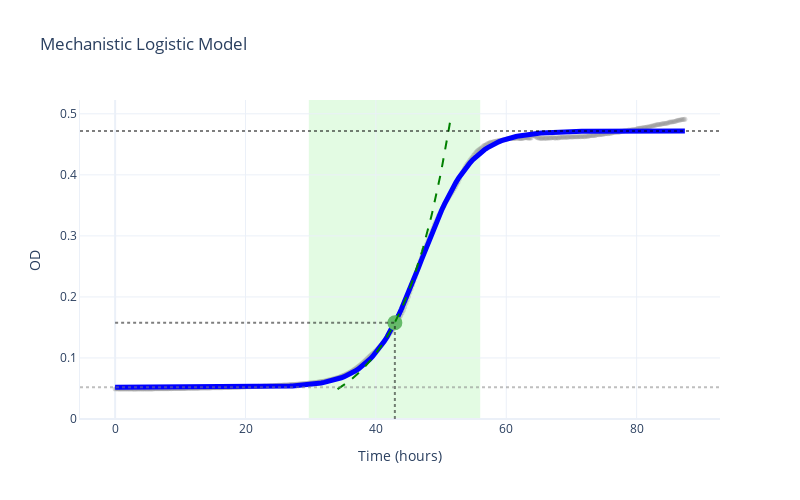
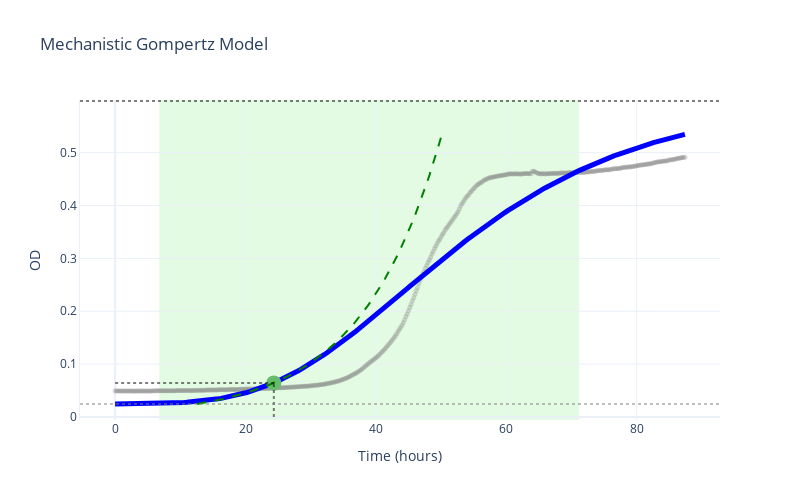
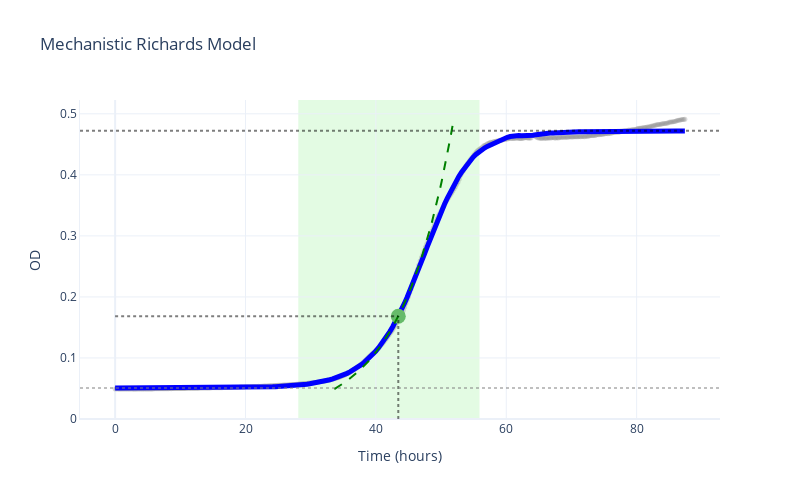
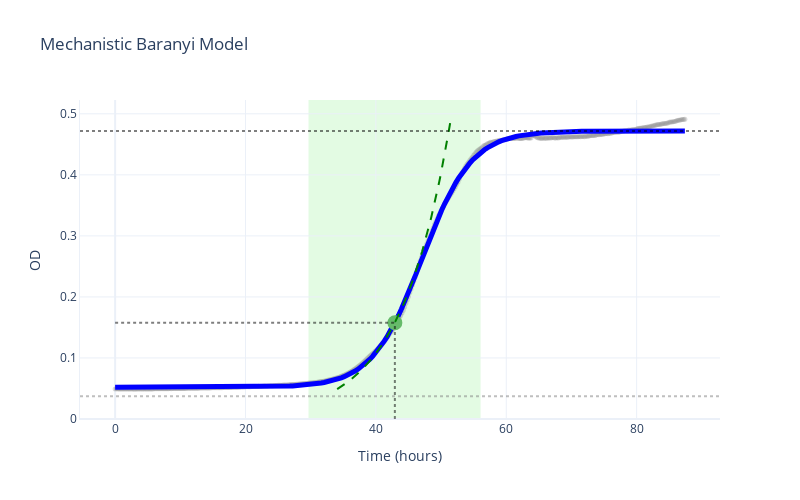

Write notebook code for charts like these, in order.
### Markdown cell above
# Visualize the fitted mechanistic models over the data

Each mechanistic model is plotted individually with:
- Raw data points (gray markers)
- Fitted model curve (blue line)
- Exponential phase shading (light green)
- Growth statistics annotations (N0 line, max OD line, μmax point, tangent line)

### Code cell
# Create individual plots for each mechanistic model

for model_name, fit in mechanistic_fits.items():
    stats = mechanistic_stats[model_name]

    # Create base plot with data
    fig = gc.plot.create_base_plot(time, data, scale="linear")

    # Annotate with fit and growth statistics
    fig = gc.plot.annotate_plot(
        fig,
        scale="linear",
        phase_boundaries=(stats["exp_phase_start"], stats["exp_phase_end"]),
        time_umax=stats["time_at_umax"],
        od_umax=stats["od_at_umax"],
        od_max=stats["max_od"],
        N0=stats["N0"],
        umax=stats["mu_max"],
        umax_point=(stats["time_at_umax"], stats["od_at_umax"]),
        fitted_model=fit,
        draw_umax_tangent=True,
    )

    # Add title and display
    model_titles = {
        "mech_logistic": "Mechanistic Logistic Model",
        "mech_gompertz": "Mechanistic Gompertz Model",
        "mech_richards": "Mechanistic Richards Model",
        "mech_baranyi": "Mechanistic Baranyi Model",
    }
    fig.update_layout(
        title=model_titles.get(model_name, model_name),
        height=500,
        width=800,
        template="plotly_white",
    )
    fig.show()

### Figure 1 — Plotly figure (JSON) as saved in the notebook; plotly's stock layout.template omitted (floating-point values rounded to 4 significant figures; data arrays with more than 128 entries replaced by an {"elided": "..."} marker saying what was removed)
{"data": [{"marker": {"color": "gray", "opacity": 0.3, "size": 5}, "mode": "markers", "name": "Data", "showlegend": false, "type": "scatter", "x": {"elided": "438 float values"}, "y": {"elided": "438 float values"}}, {"line": {"color": "blue", "width": 5}, "mode": "lines", "name": "Mechanistic Logistic fit", "showlegend": false, "type": "scatter", "x": {"elided": "200 float values"}, "y": {"elided": "200 float values"}}, {"marker": {"color": "#66BB6A", "size": 15, "symbol": "circle"}, "mode": "markers", "showlegend": false, "type": "scatter", "x": [42.91], "y": [0.1577]}, {"hovertemplate": "Tangent line at μmax<extra></extra>", "line": {"color": "green", "dash": "dash", "width": 2}, "mode": "lines", "name": "umax tangent", "showlegend": false, "type": "scatter", "x": [34.12, 34.29, 34.47, 34.64, 34.82, 34.99, 35.17, 35.34, 35.52, 35.69, 35.87, 36.04, 36.22, 36.39, 36.57, 36.74, 36.92, 37.09, 37.27, 37.44, 37.62, 37.79, 37.97, 38.14, 38.32, 38.49, 38.67, 38.84, 39.02, 39.19, 39.37, 39.54, 39.72, 39.89, 40.07, 40.24, 40.42, 40.59, 40.77, 40.94, 41.12, 41.29, 41.47, 41.64, 41.82, 41.99, 42.17, 42.34, 42.52, 42.69, 42.87, 43.04, 43.22, 43.4, 43.57, 43.75, 43.92, 44.1, 44.27, 44.45, 44.62, 44.8, 44.97, 45.15, 45.32, 45.5, 45.67, 45.85, 46.02, 46.2, 46.37, 46.55, 46.72, 46.9, 47.07, 47.25, 47.42, 47.6, 47.77, 47.95, 48.12, 48.3, 48.47, 48.65, 48.82, 49.0, 49.17, 49.35, 49.52, 49.7, 49.87, 50.05, 50.22, 50.4, 50.57, 50.75, 50.92, 51.1, 51.27, 51.45], "y": [0.0489, 0.05005, 0.05123, 0.05244, 0.05368, 0.05494, 0.05624, 0.05757, 0.05892, 0.06031, 0.06173, 0.06319, 0.06468, 0.0662, 0.06777, 0.06936, 0.071, 0.07267, 0.07439, 0.07614, 0.07794, 0.07977, 0.08166, 0.08358, 0.08555, 0.08757, 0.08963, 0.09175, 0.09391, 0.09612, 0.09839, 0.1007, 0.1031, 0.1055, 0.108, 0.1106, 0.1132, 0.1158, 0.1186, 0.1214, 0.1242, 0.1271, 0.1301, 0.1332, 0.1364, 0.1396, 0.1429, 0.1462, 0.1497, 0.1532, 0.1568, 0.1605, 0.1643, 0.1682, 0.1721, 0.1762, 0.1804, 0.1846, 0.189, 0.1934, 0.198, 0.2026, 0.2074, 0.2123, 0.2173, 0.2224, 0.2277, 0.2331, 0.2385, 0.2442, 0.2499, 0.2558, 0.2619, 0.268, 0.2744, 0.2808, 0.2874, 0.2942, 0.3012, 0.3083, 0.3155, 0.323, 0.3306, 0.3384, 0.3464, 0.3545, 0.3629, 0.3714, 0.3802, 0.3892, 0.3983, 0.4077, 0.4173, 0.4272, 0.4373, 0.4476, 0.4581, 0.4689, 0.48, 0.4913]}], "layout": {"height": 500, "hovermode": "closest", "shapes": [{"fillcolor": "lightgreen", "layer": "below", "line": {"width": 0}, "opacity": 0.25, "type": "rect", "x0": 29.71, "x1": 56.01, "xref": "x", "y0": 0, "y1": 1, "yref": "y domain"}, {"line": {"color": "black", "dash": "dot", "width": 2}, "opacity": 0.5, "type": "line", "x0": 42.91, "x1": 42.91, "y0": 0, "y1": 0.1577}, {"line": {"color": "black", "dash": "dot", "width": 2}, "opacity": 0.5, "type": "line", "x0": 0, "x1": 42.91, "y0": 0.1577, "y1": 0.1577}, {"line": {"color": "black", "dash": "dot", "width": 2}, "opacity": 0.5, "type": "line", "x0": 0, "x1": 1, "xref": "x domain", "y0": 0.4719, "y1": 0.4719, "yref": "y"}, {"line": {"color": "gray", "dash": "dot", "width": 2}, "opacity": 0.5, "type": "line", "x0": 0, "x1": 1, "xref": "x domain", "y0": 0.05197, "y1": 0.05197, "yref": "y"}], "showlegend": false, "title": {"text": "Mechanistic Logistic Model"}, "width": 800, "xaxis": {"range": [0, null], "title": {"text": "Time (hours)"}}, "yaxis": {"range": [0, null], "showline": true, "title": {"text": "OD"}, "visible": true}}}

### Figure 2 — Plotly figure (JSON) as saved in the notebook; plotly's stock layout.template omitted (floating-point values rounded to 4 significant figures; data arrays with more than 128 entries replaced by an {"elided": "..."} marker saying what was removed)
{"data": [{"marker": {"color": "gray", "opacity": 0.3, "size": 5}, "mode": "markers", "name": "Data", "showlegend": false, "type": "scatter", "x": {"elided": "438 float values"}, "y": {"elided": "438 float values"}}, {"line": {"color": "blue", "width": 5}, "mode": "lines", "name": "Mechanistic Gompertz fit", "showlegend": false, "type": "scatter", "x": {"elided": "200 float values"}, "y": {"elided": "200 float values"}}, {"marker": {"color": "#66BB6A", "size": 15, "symbol": "circle"}, "mode": "markers", "showlegend": false, "type": "scatter", "x": [24.35], "y": [0.0645]}, {"hovertemplate": "Tangent line at μmax<extra></extra>", "line": {"color": "green", "dash": "dash", "width": 2}, "mode": "lines", "name": "umax tangent", "showlegend": false, "type": "scatter", "x": [12.57, 12.95, 13.33, 13.71, 14.09, 14.47, 14.85, 15.23, 15.61, 15.99, 16.37, 16.75, 17.12, 17.5, 17.88, 18.26, 18.64, 19.02, 19.4, 19.78, 20.16, 20.54, 20.92, 21.3, 21.68, 22.06, 22.43, 22.81, 23.19, 23.57, 23.95, 24.33, 24.71, 25.09, 25.47, 25.85, 26.23, 26.61, 26.99, 27.36, 27.74, 28.12, 28.5, 28.88, 29.26, 29.64, 30.02, 30.4, 30.78, 31.16, 31.54, 31.92, 32.29, 32.67, 33.05, 33.43, 33.81, 34.19, 34.57, 34.95, 35.33, 35.71, 36.09, 36.47, 36.85, 37.22, 37.6, 37.98, 38.36, 38.74, 39.12, 39.5, 39.88, 40.26, 40.64, 41.02, 41.4, 41.78, 42.16, 42.53, 42.91, 43.29, 43.67, 44.05, 44.43, 44.81, 45.19, 45.57, 45.95, 46.33, 46.71, 47.09, 47.46, 47.84, 48.22, 48.6, 48.98, 49.36, 49.74, 50.12], "y": [0.02455, 0.02533, 0.02613, 0.02695, 0.0278, 0.02868, 0.02959, 0.03052, 0.03149, 0.03249, 0.03351, 0.03457, 0.03566, 0.03679, 0.03795, 0.03915, 0.04039, 0.04167, 0.04299, 0.04434, 0.04575, 0.04719, 0.04868, 0.05022, 0.05181, 0.05345, 0.05514, 0.05688, 0.05868, 0.06053, 0.06244, 0.06442, 0.06645, 0.06856, 0.07072, 0.07296, 0.07526, 0.07764, 0.0801, 0.08263, 0.08524, 0.08793, 0.09071, 0.09358, 0.09654, 0.09959, 0.1027, 0.106, 0.1093, 0.1128, 0.1164, 0.12, 0.1238, 0.1277, 0.1318, 0.1359, 0.1402, 0.1447, 0.1492, 0.154, 0.1588, 0.1639, 0.169, 0.1744, 0.1799, 0.1856, 0.1914, 0.1975, 0.2037, 0.2102, 0.2168, 0.2237, 0.2307, 0.238, 0.2456, 0.2533, 0.2613, 0.2696, 0.2781, 0.2869, 0.296, 0.3053, 0.315, 0.3249, 0.3352, 0.3458, 0.3567, 0.368, 0.3796, 0.3916, 0.404, 0.4168, 0.4299, 0.4435, 0.4576, 0.472, 0.4869, 0.5023, 0.5182, 0.5346]}], "layout": {"height": 500, "hovermode": "closest", "shapes": [{"fillcolor": "lightgreen", "layer": "below", "line": {"width": 0}, "opacity": 0.25, "type": "rect", "x0": 6.774, "x1": 71.2, "xref": "x", "y0": 0, "y1": 1, "yref": "y domain"}, {"line": {"color": "black", "dash": "dot", "width": 2}, "opacity": 0.5, "type": "line", "x0": 24.35, "x1": 24.35, "y0": 0, "y1": 0.0645}, {"line": {"color": "black", "dash": "dot", "width": 2}, "opacity": 0.5, "type": "line", "x0": 0, "x1": 24.35, "y0": 0.0645, "y1": 0.0645}, {"line": {"color": "black", "dash": "dot", "width": 2}, "opacity": 0.5, "type": "line", "x0": 0, "x1": 1, "xref": "x domain", "y0": 0.5977, "y1": 0.5977, "yref": "y"}, {"line": {"color": "gray", "dash": "dot", "width": 2}, "opacity": 0.5, "type": "line", "x0": 0, "x1": 1, "xref": "x domain", "y0": 0.02445, "y1": 0.02445, "yref": "y"}], "showlegend": false, "title": {"text": "Mechanistic Gompertz Model"}, "width": 800, "xaxis": {"range": [0, null], "title": {"text": "Time (hours)"}}, "yaxis": {"range": [0, null], "showline": true, "title": {"text": "OD"}, "visible": true}}}

### Figure 3 — Plotly figure (JSON) as saved in the notebook; plotly's stock layout.template omitted (floating-point values rounded to 4 significant figures; data arrays with more than 128 entries replaced by an {"elided": "..."} marker saying what was removed)
{"data": [{"marker": {"color": "gray", "opacity": 0.3, "size": 5}, "mode": "markers", "name": "Data", "showlegend": false, "type": "scatter", "x": {"elided": "438 float values"}, "y": {"elided": "438 float values"}}, {"line": {"color": "blue", "width": 5}, "mode": "lines", "name": "Mechanistic Richards fit", "showlegend": false, "type": "scatter", "x": {"elided": "200 float values"}, "y": {"elided": "200 float values"}}, {"marker": {"color": "#66BB6A", "size": 15, "symbol": "circle"}, "mode": "markers", "showlegend": false, "type": "scatter", "x": [43.44], "y": [0.1683]}, {"hovertemplate": "Tangent line at μmax<extra></extra>", "line": {"color": "green", "dash": "dash", "width": 2}, "mode": "lines", "name": "umax tangent", "showlegend": false, "type": "scatter", "x": [33.62, 33.81, 33.99, 34.18, 34.36, 34.55, 34.73, 34.92, 35.1, 35.29, 35.47, 35.66, 35.84, 36.03, 36.21, 36.4, 36.58, 36.77, 36.95, 37.14, 37.32, 37.51, 37.69, 37.88, 38.06, 38.25, 38.43, 38.62, 38.8, 38.99, 39.17, 39.36, 39.54, 39.73, 39.91, 40.1, 40.28, 40.47, 40.65, 40.84, 41.02, 41.21, 41.39, 41.58, 41.76, 41.95, 42.13, 42.32, 42.5, 42.69, 42.87, 43.06, 43.24, 43.43, 43.61, 43.8, 43.98, 44.17, 44.35, 44.54, 44.72, 44.91, 45.09, 45.28, 45.46, 45.65, 45.83, 46.02, 46.2, 46.39, 46.57, 46.76, 46.94, 47.13, 47.31, 47.5, 47.68, 47.87, 48.05, 48.24, 48.42, 48.61, 48.79, 48.98, 49.16, 49.35, 49.53, 49.72, 49.9, 50.09, 50.27, 50.46, 50.64, 50.83, 51.01, 51.2, 51.38, 51.57, 51.75, 51.94], "y": [0.0489, 0.05005, 0.05123, 0.05244, 0.05368, 0.05494, 0.05624, 0.05757, 0.05892, 0.06031, 0.06173, 0.06319, 0.06468, 0.0662, 0.06777, 0.06936, 0.071, 0.07267, 0.07439, 0.07614, 0.07794, 0.07977, 0.08166, 0.08358, 0.08555, 0.08757, 0.08963, 0.09175, 0.09391, 0.09612, 0.09839, 0.1007, 0.1031, 0.1055, 0.108, 0.1106, 0.1132, 0.1158, 0.1186, 0.1214, 0.1242, 0.1271, 0.1301, 0.1332, 0.1364, 0.1396, 0.1429, 0.1462, 0.1497, 0.1532, 0.1568, 0.1605, 0.1643, 0.1682, 0.1721, 0.1762, 0.1804, 0.1846, 0.189, 0.1934, 0.198, 0.2026, 0.2074, 0.2123, 0.2173, 0.2224, 0.2277, 0.2331, 0.2385, 0.2442, 0.2499, 0.2558, 0.2619, 0.268, 0.2744, 0.2808, 0.2874, 0.2942, 0.3012, 0.3083, 0.3155, 0.323, 0.3306, 0.3384, 0.3464, 0.3545, 0.3629, 0.3714, 0.3802, 0.3892, 0.3983, 0.4077, 0.4173, 0.4272, 0.4373, 0.4476, 0.4581, 0.4689, 0.48, 0.4913]}], "layout": {"height": 500, "hovermode": "closest", "shapes": [{"fillcolor": "lightgreen", "layer": "below", "line": {"width": 0}, "opacity": 0.25, "type": "rect", "x0": 28.1, "x1": 55.9, "xref": "x", "y0": 0, "y1": 1, "yref": "y domain"}, {"line": {"color": "black", "dash": "dot", "width": 2}, "opacity": 0.5, "type": "line", "x0": 43.44, "x1": 43.44, "y0": 0, "y1": 0.1683}, {"line": {"color": "black", "dash": "dot", "width": 2}, "opacity": 0.5, "type": "line", "x0": 0, "x1": 43.44, "y0": 0.1683, "y1": 0.1683}, {"line": {"color": "black", "dash": "dot", "width": 2}, "opacity": 0.5, "type": "line", "x0": 0, "x1": 1, "xref": "x domain", "y0": 0.4721, "y1": 0.4721, "yref": "y"}, {"line": {"color": "gray", "dash": "dot", "width": 2}, "opacity": 0.5, "type": "line", "x0": 0, "x1": 1, "xref": "x domain", "y0": 0.0506, "y1": 0.0506, "yref": "y"}], "showlegend": false, "title": {"text": "Mechanistic Richards Model"}, "width": 800, "xaxis": {"range": [0, null], "title": {"text": "Time (hours)"}}, "yaxis": {"range": [0, null], "showline": true, "title": {"text": "OD"}, "visible": true}}}

### Figure 4 — Plotly figure (JSON) as saved in the notebook; plotly's stock layout.template omitted (floating-point values rounded to 4 significant figures; data arrays with more than 128 entries replaced by an {"elided": "..."} marker saying what was removed)
{"data": [{"marker": {"color": "gray", "opacity": 0.3, "size": 5}, "mode": "markers", "name": "Data", "showlegend": false, "type": "scatter", "x": {"elided": "438 float values"}, "y": {"elided": "438 float values"}}, {"line": {"color": "blue", "width": 5}, "mode": "lines", "name": "Mechanistic Baranyi fit", "showlegend": false, "type": "scatter", "x": {"elided": "200 float values"}, "y": {"elided": "200 float values"}}, {"marker": {"color": "#66BB6A", "size": 15, "symbol": "circle"}, "mode": "markers", "showlegend": false, "type": "scatter", "x": [42.91], "y": [0.1578]}, {"hovertemplate": "Tangent line at μmax<extra></extra>", "line": {"color": "green", "dash": "dash", "width": 2}, "mode": "lines", "name": "umax tangent", "showlegend": false, "type": "scatter", "x": [34.06, 34.24, 34.42, 34.59, 34.77, 34.94, 35.12, 35.3, 35.47, 35.65, 35.82, 36.0, 36.18, 36.35, 36.53, 36.7, 36.88, 37.06, 37.23, 37.41, 37.58, 37.76, 37.94, 38.11, 38.29, 38.46, 38.64, 38.82, 38.99, 39.17, 39.34, 39.52, 39.7, 39.87, 40.05, 40.22, 40.4, 40.58, 40.75, 40.93, 41.1, 41.28, 41.46, 41.63, 41.81, 41.98, 42.16, 42.34, 42.51, 42.69, 42.87, 43.04, 43.22, 43.39, 43.57, 43.75, 43.92, 44.1, 44.27, 44.45, 44.63, 44.8, 44.98, 45.15, 45.33, 45.51, 45.68, 45.86, 46.03, 46.21, 46.39, 46.56, 46.74, 46.91, 47.09, 47.27, 47.44, 47.62, 47.79, 47.97, 48.15, 48.32, 48.5, 48.67, 48.85, 49.03, 49.2, 49.38, 49.55, 49.73, 49.91, 50.08, 50.26, 50.43, 50.61, 50.79, 50.96, 51.14, 51.32, 51.49], "y": [0.0489, 0.05005, 0.05123, 0.05244, 0.05368, 0.05494, 0.05624, 0.05757, 0.05892, 0.06031, 0.06173, 0.06319, 0.06468, 0.0662, 0.06777, 0.06936, 0.071, 0.07267, 0.07439, 0.07614, 0.07794, 0.07977, 0.08166, 0.08358, 0.08555, 0.08757, 0.08963, 0.09175, 0.09391, 0.09612, 0.09839, 0.1007, 0.1031, 0.1055, 0.108, 0.1106, 0.1132, 0.1158, 0.1186, 0.1214, 0.1242, 0.1271, 0.1301, 0.1332, 0.1364, 0.1396, 0.1429, 0.1462, 0.1497, 0.1532, 0.1568, 0.1605, 0.1643, 0.1682, 0.1721, 0.1762, 0.1804, 0.1846, 0.189, 0.1934, 0.198, 0.2026, 0.2074, 0.2123, 0.2173, 0.2224, 0.2277, 0.2331, 0.2385, 0.2442, 0.2499, 0.2558, 0.2619, 0.268, 0.2744, 0.2808, 0.2874, 0.2942, 0.3012, 0.3083, 0.3155, 0.323, 0.3306, 0.3384, 0.3464, 0.3545, 0.3629, 0.3714, 0.3802, 0.3892, 0.3983, 0.4077, 0.4173, 0.4272, 0.4373, 0.4476, 0.4581, 0.4689, 0.48, 0.4913]}], "layout": {"height": 500, "hovermode": "closest", "shapes": [{"fillcolor": "lightgreen", "layer": "below", "line": {"width": 0}, "opacity": 0.25, "type": "rect", "x0": 29.67, "x1": 56.06, "xref": "x", "y0": 0, "y1": 1, "yref": "y domain"}, {"line": {"color": "black", "dash": "dot", "width": 2}, "opacity": 0.5, "type": "line", "x0": 42.91, "x1": 42.91, "y0": 0, "y1": 0.1578}, {"line": {"color": "black", "dash": "dot", "width": 2}, "opacity": 0.5, "type": "line", "x0": 0, "x1": 42.91, "y0": 0.1578, "y1": 0.1578}, {"line": {"color": "black", "dash": "dot", "width": 2}, "opacity": 0.5, "type": "line", "x0": 0, "x1": 1, "xref": "x domain", "y0": 0.4719, "y1": 0.4719, "yref": "y"}, {"line": {"color": "gray", "dash": "dot", "width": 2}, "opacity": 0.5, "type": "line", "x0": 0, "x1": 1, "xref": "x domain", "y0": 0.03743, "y1": 0.03743, "yref": "y"}], "showlegend": false, "title": {"text": "Mechanistic Baranyi Model"}, "width": 800, "xaxis": {"range": [0, null], "title": {"text": "Time (hours)"}}, "yaxis": {"range": [0, null], "showline": true, "title": {"text": "OD"}, "visible": true}}}
